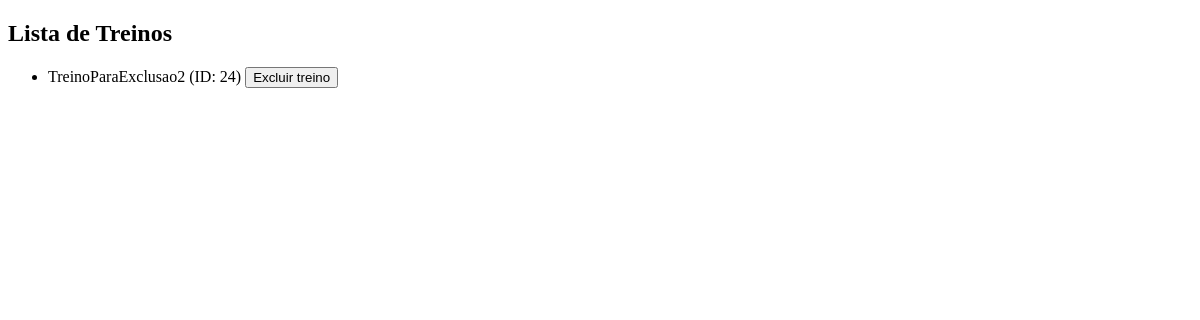
Before: /lista_treino/ with the older database file.
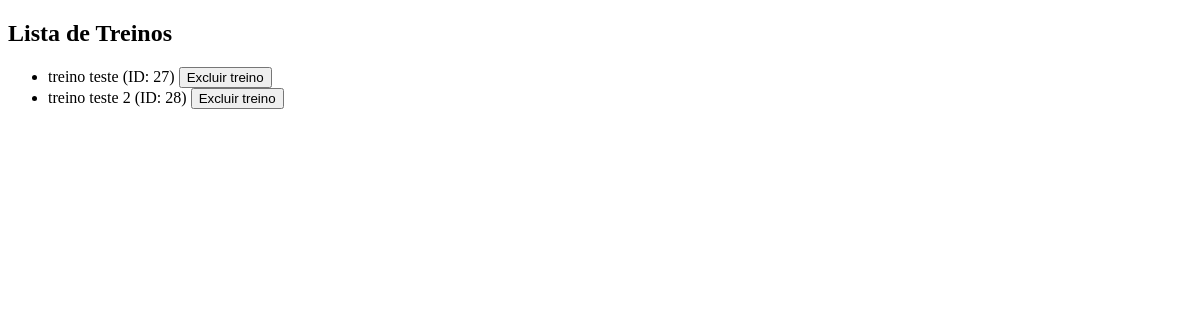
After: the same page with the newer database file.
### app_gymsync/models.py (models this page shows, shortened)
class Treino(models.Model):
    nome = models.CharField(max_length=100)  # Nome do treino
    numero_series = models.IntegerField()    # Número de séries
    agrupamento_muscular = models.CharField(max_length=100)  # Grupo muscular trabalhado

### app_gymsync/views.py (the view)
# urls.py: path('lista_treino/', views.lista_treinos, name='lista_treinos'),
def lista_treinos(request):
    treinos = Treino.objects.all()
    return render(request, 'lista_treinos.html', {'treinos': treinos})

### app_gymsync/templates/lista_treinos.html (shortened to what this page needs)
<!DOCTYPE html>
<html lang="en">
<head>
</head>
<body>
    <h2>Lista de Treinos</h2>
    <ul>
        {% for treino in treinos %}
        <li>
            {{ treino.nome }} (ID: {{ treino.id }})
            <form action="{% url 'excluir_treino' treino.id %}" method="POST" style="display:inline;">
                <button type="submit" name="excluir_treino">Excluir treino</button>
        </li>
        {% endfor %}
    </ul>
</body>
</html>

Changed rows visible on the page:
removed Treino: nome "TreinoParaExclusao2", id "24"
added Treino: nome "treino teste", id "27"
added Treino: nome "treino teste 2", id "28"
